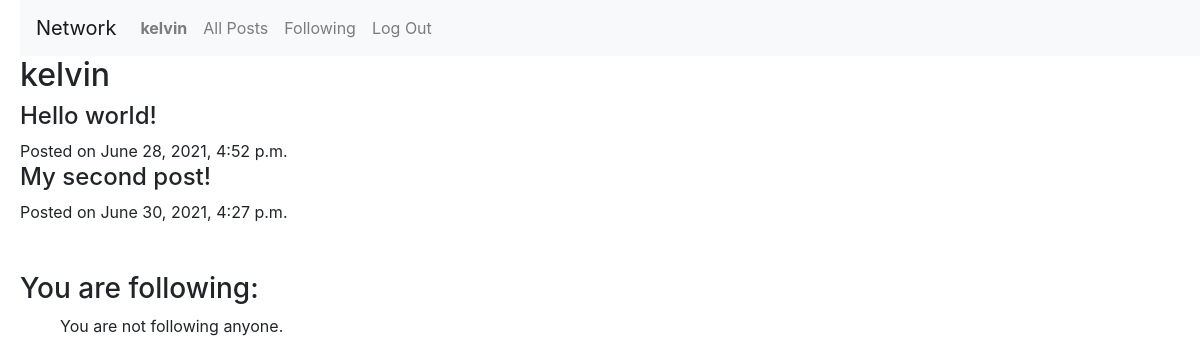
Page /profile/kelvin (signed in) on the earlier database version.
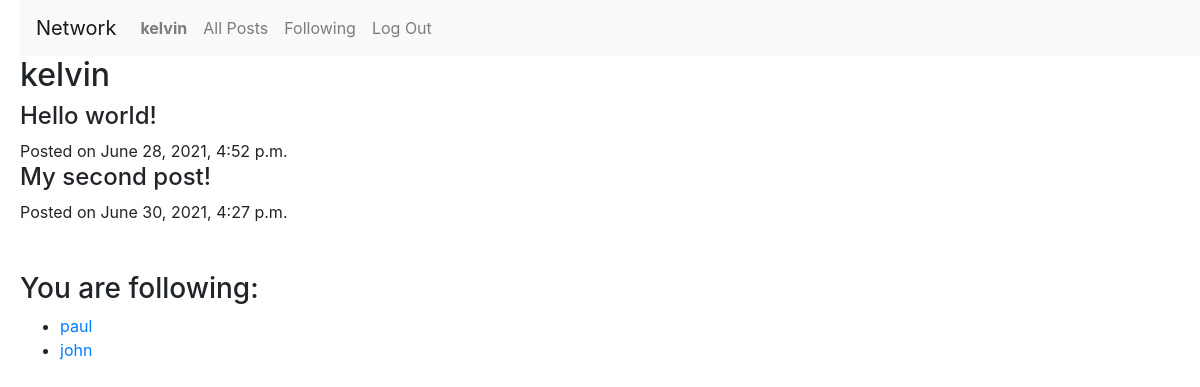
Same page on the later database version.
### network/models.py (models this page shows, shortened)
class Post(models.Model):
    poster = models.ForeignKey(User, on_delete=models.SET_NULL, null=True)
    post = models.TextField()
    date = models.DateTimeField(auto_now_add=True)

class Follow(models.Model):
    follower = models.ForeignKey(User, on_delete=models.CASCADE, related_name="fan")
    following = models.ForeignKey(User, on_delete=models.CASCADE, related_name="influencer")
    class Meta:
        unique_together = [["follower", "following"]]

class User(AbstractUser):
    pass

### network/views.py (the view, shortened to what this page needs)
# urls.py: path("profile/<str:username>", views.profile, name="profile"),
def profile(request, username):
    try:
        User.objects.get(username=username)
    except ObjectDoesNotExist:
        return HttpResponse("User does not exist")
    userprofile = User.objects.get(username=username)
    followinglist = Follow.objects.filter(follower=request.user).values_list('following', flat=True)
    if request.user.is_authenticated:
        return render(request, "network/profile.html", {
            "userprofile": userprofile,
            "user_posts": Post.objects.filter(poster=userprofile),
            "follows": Follow.objects.filter(follower=request.user),
            "followinglist": followinglist
        })
    else:
        return render(request, "network/profile.html", {
            "userprofile": userprofile,
            "user_posts": Post.objects.filter(poster=userprofile),
            "follows": None
        })

### network/templates/network/profile.html
{% extends "network/layout.html" %}
{% block body %}
<h2>{{ userprofile.username }}</h2>
{% for post in user_posts %}
<div class="user_post">
    <h4>{{ post.post }}</h4>
    Posted on {{ post.date }}
</div>
{% empty %}
<p>This person has not posted</p>
{% endfor %}
<br>
<br>
{% if user.is_authenticated %}
    {% if request.user != userprofile %}
        <form method="POST" action="{% url 'profile' user.username%}">
            {% csrf_token %}
            <input type="hidden" name="followthis" value="{{ userprofile.username }}">
            {% if userprofile.id in followinglist %}
                <button type="submit">Unfollow <strong>{{ userprofile.username }}</strong></button>
            {% else %}
                <button type="submit">Follow <strong>{{ userprofile.username }}</strong></button>
            {% endif %}
        </form>
    {% else %}
        <h3>You are following:</h3>
        <ul>
        {% for following in follows %}
            <li><a href="{% url 'profile' following.following %}">{{ following.following }}</a>
        {% empty %}
            You are not following anyone.
        {% endfor %}
        </ul>
    {% endif %}
{% else %}
    <div>Please login to see more.</div>
{% endif %}
{% endblock %}

Differences in the rows shown:
added Follow: following "paul"
added Follow: following "john"
Other differences:
text no longer shown: "You are not following anyone."
